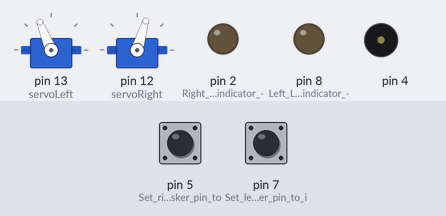
A sketch run on a simulated Arduino Uno, built with avr-gcc and run on an emulated ATmega328P. Parts: 2 × servo, output pins drawn as LEDs (lit = HIGH), buzzer (waves = sounding). The inputs (shaded band) are chosen by the test bench; at power-on: pin 5 (Set_right_whisker_pin_to) HIGH, pin 7 (Set_left_whisker_pin_to_i) HIGH.

Above: at 2.2 s.
2.3 s: pin 5 (Set_right_whisker_pin_to) pulled LOW for 0.15 s
At 2.7 s:
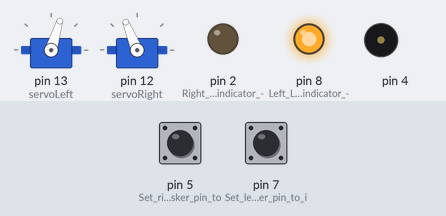
5.2 s: pin 7 (Set_left_whisker_pin_to_i) pulled LOW for 3.2 s
At 5.8 s:
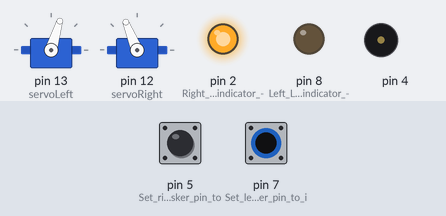
9.9 s: pin 5 (Set_right_whisker_pin_to) pulled LOW for 3.2 s
At 11.1 s:
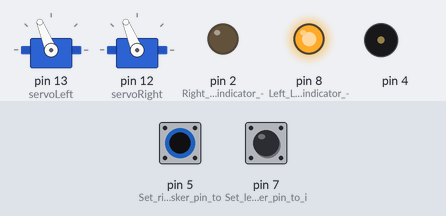
15.6 s: pin 5 (Set_right_whisker_pin_to) driven LOW and pin 7 (Set_left_whisker_pin_to_i) driven LOW
At 16.4 s:
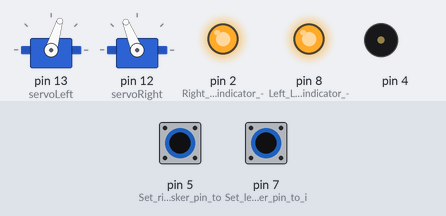
18.6 s: pin 5 (Set_right_whisker_pin_to) driven HIGH
At 20.41 s:
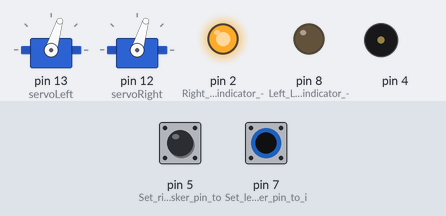
21.6 s: pin 7 (Set_left_whisker_pin_to_i) driven HIGH
At 22.8 s:
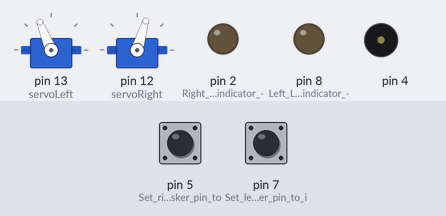
Timing chart, 0 to 24.5 s (numbered marks = the images above; inputs shaded):
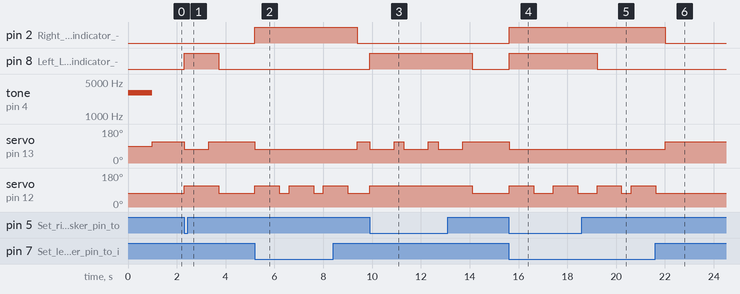

The sketch:

ex3.ino
```cpp
#include <Servo.h> // Include servo library

// Declare left and right servos
Servo servoLeft;
Servo servoRight;

void setup() {
  pinMode(5, INPUT); // Set right whisker pin to input
  pinMode(7, INPUT); // Set left whisker pin to input

  pinMode(8, OUTPUT); // Left LED indicator -> output
  pinMode(2, OUTPUT); // Right LED indicator -> output

  tone(4, 3000, 1000); // Play tone for 1 second
  delay(1000); // Delay to finish tone

  servoLeft.attach(13); // Attach left signal to pin 13
  servoRight.attach(12); // Attach right signal to pin 12
}

void loop() {
  byte wLeft = digitalRead(5); // Copy left result to wLeft
  byte wRight = digitalRead(7); // Copy right result to wRight

  if((wLeft == 0) && (wRight == 0)) {
    // If both whiskers
    digitalWrite(8, HIGH); // Left LED on
    digitalWrite(2, HIGH); // Right LED on
    backward(1000); // Back up 1 second
    turnLeft(800); // Turn left about 120 degrees
  } else if(wLeft == 0) {
    // If only left whisker contact
    digitalWrite(8, HIGH); // Left LED on
    digitalWrite(2, LOW); // Right LED off
    backward(1000); // Back up 1 second
    turnRight(400); // Turn right about 60 degrees
  } else if(wRight == 0) {
    // If only right whisker contact
    digitalWrite(8, LOW); // Left LED off
    digitalWrite(2, HIGH); // Right LED on
    backward(1000); // Back up 1 second
    turnLeft(400); // Turn right about 60 degrees
  } else {
    // Otherwise, no whisker contact
    digitalWrite(8, LOW); // Left LED off
    digitalWrite(2, LOW); // Right LED off
    forward(20); // Forward 1/50 of a second
  }
}

// Forward function
void forward(int time) {
  servoLeft.writeMicroseconds(1700); // Left wheel counterclockwise
  servoRight.writeMicroseconds(1300); // Right wheel clockwise
  delay(time); // Maneuver for time ms
}

// Left turn function
void turnLeft(int time) {
  servoLeft.writeMicroseconds(1300); // Left wheel clockwise
  servoRight.writeMicroseconds(1300); // Right wheel clockwise
  delay(time); // Maneuver for time ms
}

// Right turn function
void turnRight(int time) {
  servoLeft.writeMicroseconds(1700); // Left wheel counterclockwise
  servoRight.writeMicroseconds(1700); // Right wheel counterclockwise
  delay(time); // Maneuver for time ms
}

// Backward function
void backward(int time) {
 servoLeft.writeMicroseconds(1300); // Left wheel clockwise
 servoRight.writeMicroseconds(1700); // Right wheel counterclockwise
 delay(time); // Maneuver for time ms
}
```

Measured:
- after the input at 2.3 s, pin 8 (Left_LED_indicator_-): LOW → HIGH at once, → LOW 1.4 s later; servo on pin 13 (servoLeft): 112° → 73° at once, → 112° 1.0 s later; servo on pin 12 (servoRight): 73° → 112° at once, → 73° 1.4 s later
- after the input at 5.2 s, pin 2 (Right_LED_indicator_-): LOW → HIGH at once, → LOW 4.2 s later; servo on pin 13 (servoLeft): 112° → 73° at once, → 112° 4.2 s later; servo on pin 12 (servoRight): alternates 112° for 1.0 s and 73° for 0.40 s, starting at once
- after the input at 9.9 s, pin 8 (Left_LED_indicator_-): LOW → HIGH at once, → LOW 4.2 s later; servo on pin 13 (servoLeft): alternates 112° for 0.40 s and 73° for 1.0 s, 6 changes in all, then stays 112°, starting at once; servo on pin 12 (servoRight): 73° → 112° at once, → 73° 4.2 s later
- after the input at 15.6 s, pin 2 (Right_LED_indicator_-), pin 8 (Left_LED_indicator_-): LOW → HIGH at once; servo on pin 13 (servoLeft): 112° → 73° at once; servo on pin 12 (servoRight): alternates 112° for 1.0 s and 73° for 0.80 s, starting at once
- after the input at 18.6 s, pin 8 (Left_LED_indicator_-): HIGH → LOW after 0.62 s
- after the input at 21.6 s, pin 2 (Right_LED_indicator_-): HIGH → LOW after 0.42 s; servo on pin 13 (servoLeft): 73° → 112° after 0.42 s; servo on pin 12 (servoRight): goes on until 21.6 s, then stays 73°
